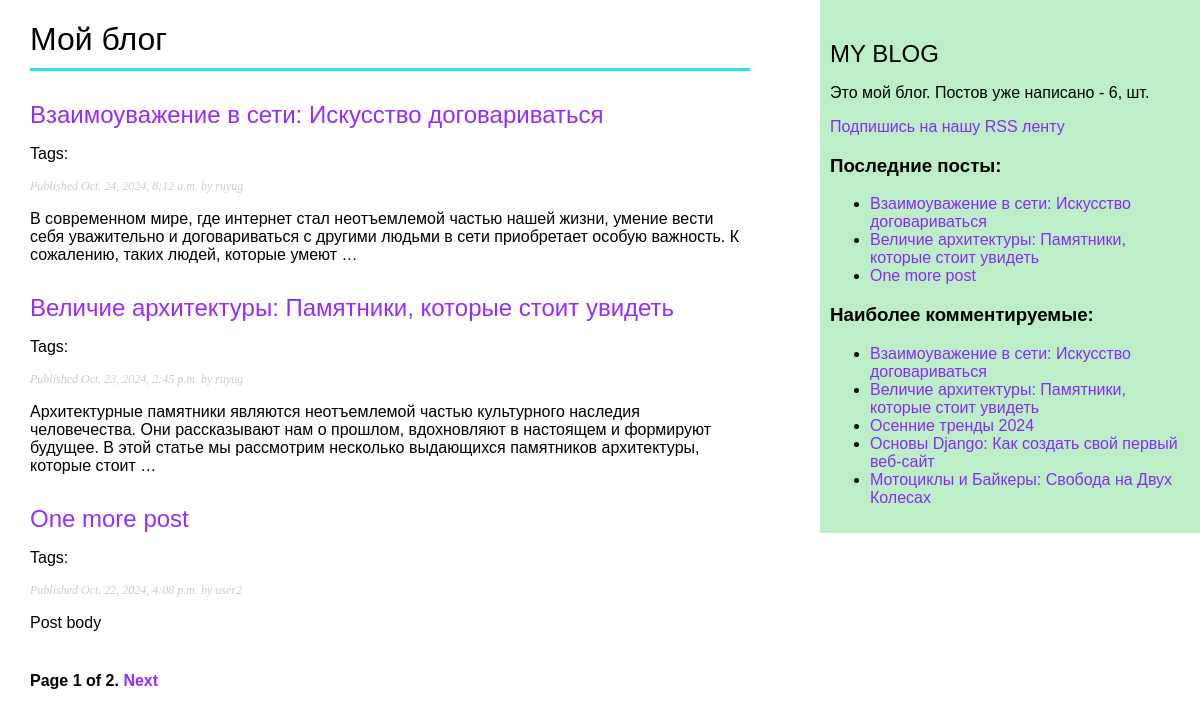
The page /blog/ on the database as committed earlier.
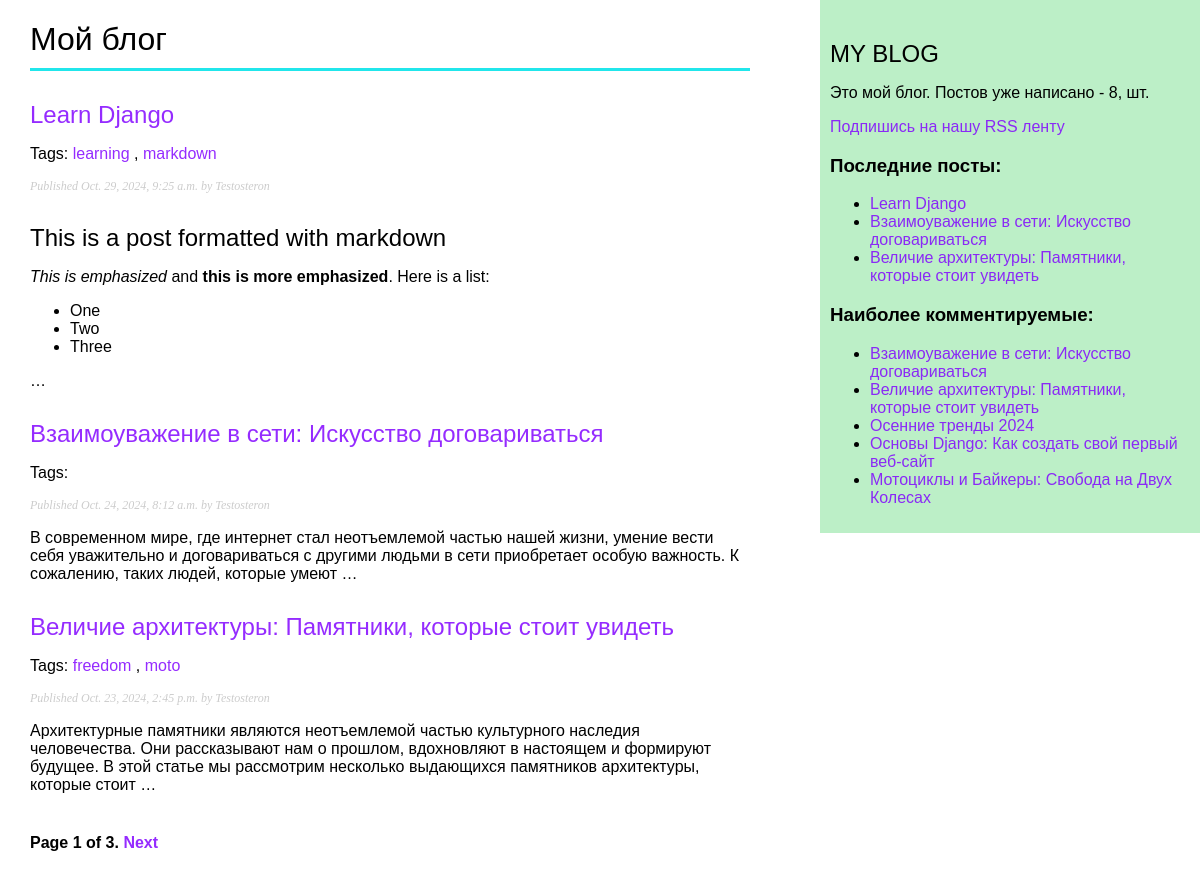
The same page on the database as committed later.
### blog/models.py (models this page shows, shortened)
class Post(models.Model):
    class Status(models.TextChoices):
        DRAFT = 'DF', 'Draft'
        PUBLISHED = 'PB', 'Published'
    title = models.CharField(max_length=250)
    slug = models.SlugField(
        max_length=250,
        unique_for_date='publish'
    )
    author = models.ForeignKey(
        settings.AUTH_USER_MODEL,
        on_delete=models.CASCADE,
        related_name='blog_posts'
    )
    body = models.TextField()
    publish = models.DateTimeField(default=timezone.now)
    created = models.DateTimeField(auto_now_add=True)
    updated = models.DateTimeField(auto_now=True)
    status = models.CharField(
        max_length=2,
        choices=Status,
        default=Status.DRAFT
    )
    objects = models.Manager()  # The default manager.
    published = PublishedManager()  # Our custom manager.
    tags = TaggableManager()
    class Meta:
        ordering = ['-publish']
        indexes = [
            models.Index(fields=['-publish']),
        ]
    def get_absolute_url(self):
        return reverse(
            'blog:post_detail',
            args=[
                self.publish.year,
                self.publish.month,
                self.publish.day,
                self.slug,
            ],
        )

### blog/views.py (the view)
# urls.py: path('', views.post_list, name='post_list'),
def post_list(request, tag_slug=None):
    post_list = Post.published.all()
    tag = None
    if tag_slug:
        tag = get_object_or_404(Tag, slug=tag_slug)
        post_list = post_list.filter(tags__in=[tag])
    paginator = Paginator(post_list, 3)
    page_number = request.GET.get('page', 1)
    try:
        posts = paginator.page(page_number)
    except PageNotAnInteger:
        posts = paginator.page(1)
    except EmptyPage:
        posts = paginator.page(paginator.num_pages)
    return render(
        request,
        'blog/post/list.html',
        {'posts': posts,
         'tag': tag}
    )

### blog/models.py (called while the page is built)
    def get_queryset(self):
        return (
            super().get_queryset().filter(status=Post.Status.PUBLISHED)
        )

### blog/templatetags/blog_tags.py (called while the page is built)
@register.simple_tag
def total_posts():
    return Post.published.count()

@register.inclusion_tag('blog/post/latest_posts.html')
def show_latest_posts(count=5):
    latest_posts = Post.published.order_by('-publish')[:count]
    return {'latest_posts': latest_posts}

@register.simple_tag
def get_most_commented_posts(count=5):
    return Post.published.annotate(
        total_comments=Count('comments')
    ).order_by('-total_comments')[:count]

@register.filter(name='markdown')
def markdown_format(text):
    return mark_safe(markdown.markdown(text))

### blog/templates/blog/post/list.html (shortened to what this page needs)
{% extends "blog/base.html" %}
{% load blog_tags %}
{% block content %}
  <h1>Мой блог</h1>
  {% for post in posts %}
    <h2>
      <a href="{{ post.get_absolute_url }}">
        {{ post.title }}
      </a>
    </h2>
    <p class="tags">
      Tags:
      {% for tag in post.tags.all %}
        <a href="{% url "blog:post_list_by_tag" tag.slug %}">
          {{ tag.name }}
        </a>{% if not forloop.last %}, {% endif %}
      {% endfor %}
    </p>
    <p class="date">
      Published {{ post.publish }} by {{ post.author }}
    </p>
    {{ post.body|markdown|truncatewords_html:30 }}
  {% endfor %}
  {% include "pagination.html" with page=posts %}
{% endblock %}

### blog/templates/blog/base.html (shortened to what this page needs)
{% load blog_tags %}
{% load static %}
<!DOCTYPE html>
<html>
<head>
  <link href="{% static "css/blog.css" %}" rel="stylesheet">
</head>
<body>
  <div id="content">
    {% block content %}
    {% endblock %}
  </div>
  <div id="sidebar">
    <h2>MY BLOG</h2>
    <p>
      Это мой блог.
      Постов уже написано - {% total_posts %}, шт.
    </p>
    <p>
      <a href="{% url "blog:post_feed" %}">
        Подпишись на нашу RSS ленту
      </a>
    </p>
    <h3>Последние посты:</h3>
    {% show_latest_posts 3 %}
    <h3>Наиболее комментируемые: </h3>
    {% get_most_commented_posts as most_commented_posts %}
    <ul>
      {% for post in most_commented_posts %}
        <li>
          <a href="{{ post.get_absolute_url }}">{{ post.title }}</a>
        </li>
      {% endfor %}
    </ul>
  </div>
</body>
</html>

### blog/templates/pagination.html (shortened to what this page needs)
<div class="pagination">
  <span class="step-links">
    <span class="current">
      Page {{ page.number }} of {{ page.paginator.num_pages }}.
    </span>
    {% if page.has_next %}
      <a href="?page={{ page.next_page_number }}">Next</a>
    {% endif %}
  </span>
</div>

### blog/templates/blog/post/latest_posts.html
<ul>
  {% for post in latest_posts %}
    <li>
      <a href="{{ post.get_absolute_url }}">{{ post.title }}</a>
    </li>
  {% endfor %}
</ul>

### blog/static/css/blog.css (style rules this page uses)
body { margin:0; padding:0; font-family:helvetica, sans-serif; }
a { color:#7f00ffd4; text-decoration:none; }
h1 { font-weight:normal; border-bottom:3px solid #21e6eb; padding:0 0 10px 0; }
h2 { font-weight:normal; margin:30px 0 0; }
#content { float:left; width:60%; padding:0 0 0 30px; }
#sidebar { float:right; width:30%; padding:10px; background:#31cd5152; height:100%; }
p.date { color:#ccc; font-family: georgia, serif; font-size: 12px; font-style: italic; }
.pagination { margin:40px 0; font-weight:bold; }

Rows that differ between the two databases and show on the page:
no longer on this page (row unchanged): Post: title "One more post", publish "Oct. 22, 2024, 4:08 p.m.", author "user2", body "Post body"
added Post: title "Learn Django", publish "Oct. 29, 2024, 9:25 a.m.", author "Testosteron", body "This is a post formatted with markdown This is emphasized and this is more emphasized . Here is a list: One Two Three …"
added Tag: name "learning", shown under "Learn Django"
added Tag: name "markdown", shown under "Learn Django"
changed through a linked row, Post "Взаимоуважение в сети: Искусство договариваться": author "ruyug" → "Testosteron"
changed Post "Величие архитектуры: Памятники, которые стоит увидеть": author "ruyug" → "Testosteron"
added Tag: name "freedom", shown under Post "Величие архитектуры: Памятники, которые стоит увидеть"
added Tag: name "moto", shown under Post "Величие архитектуры: Памятники, которые стоит увидеть"
Other text that changed with them:
{{ page.paginator.num_pages }}: "2" → "3"
text no longer shown: "6"
text now shown: "8"
